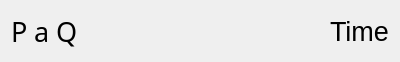
<?xml version="1.0" encoding="UTF-8"?>
<ui version="4.0">
 <class>AspectHolder</class>
 <widget class="QWidget" name="AspectHolder">
  <property name="geometry">
   <rect>
    <x>0</x>
    <y>0</y>
    <width>400</width>
    <height>62</height>
   </rect>
  </property>
  <property name="windowTitle">
   <string>Form</string>
  </property>
  <property name="autoFillBackground">
   <bool>true</bool>
  </property>
  <layout class="QHBoxLayout" name="horizontalLayout_2">
   <item>
    <layout class="QHBoxLayout" name="horizontalLayout">
     <item>
      <widget class="QLabel" name="mPlanet0">
       <property name="font">
        <font>
         <family>Astronom</family>
         <pointsize>20</pointsize>
        </font>
       </property>
       <property name="text">
        <string>P</string>
       </property>
      </widget>
     </item>
     <item>
      <widget class="QLabel" name="mAspect">
       <property name="font">
        <font>
         <family>Astronom</family>
         <pointsize>20</pointsize>
        </font>
       </property>
       <property name="text">
        <string>a</string>
       </property>
      </widget>
     </item>
     <item>
      <widget class="QLabel" name="mPlanet1">
       <property name="font">
        <font>
         <family>Astronom</family>
         <pointsize>20</pointsize>
        </font>
       </property>
       <property name="text">
        <string>Q</string>
       </property>
      </widget>
     </item>
    </layout>
   </item>
   <item>
    <spacer name="horizontalSpacer">
     <property name="orientation">
      <enum>Qt::Horizontal</enum>
     </property>
     <property name="sizeHint" stdset="0">
      <size>
       <width>248</width>
       <height>20</height>
      </size>
     </property>
    </spacer>
   </item>
   <item>
    <widget class="QLabel" name="mText0">
     <property name="font">
      <font>
       <pointsize>20</pointsize>
      </font>
     </property>
     <property name="text">
      <string>Time</string>
     </property>
    </widget>
   </item>
  </layout>
 </widget>
 <resources/>
 <connections/>
</ui>
